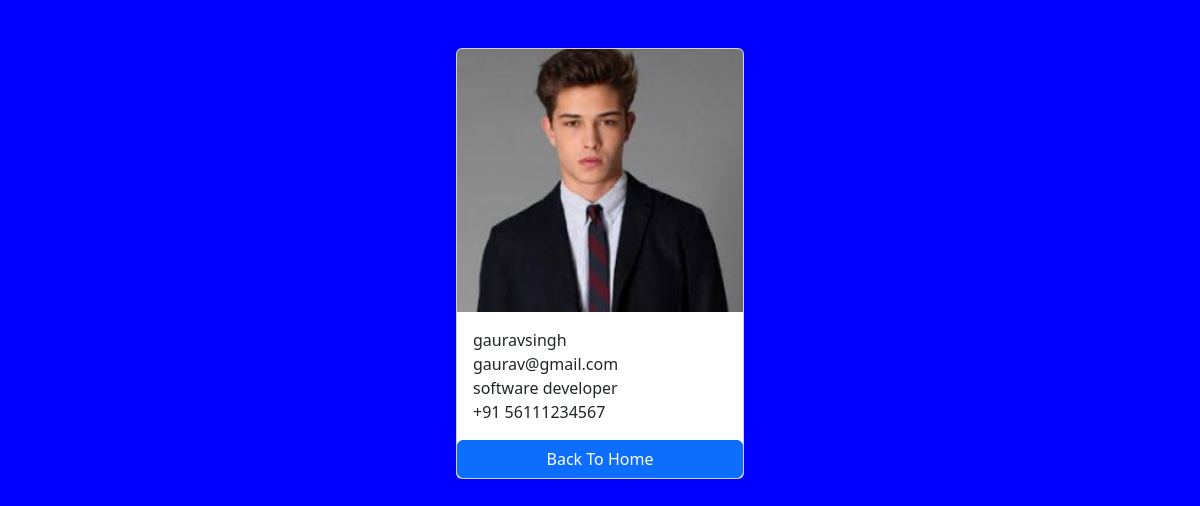
Screenshot of /employees/2/ with the database file from the repository.
### Employees/models.py (models this page shows, shortened)
class Employee(models.Model):
    first_name=models.CharField(max_length=100)
    last_name=models.CharField(max_length=100)
    photo=models.ImageField(upload_to='images/')
    designation=models.CharField(max_length=100)
    email_address=models.EmailField(max_length=100,unique=True)
    phone_number=models.CharField(max_length=100,blank=True)
    created_at=models.DateTimeField(auto_now_add=True)
    updated_at=models.DateTimeField(auto_now=True)

### Employees/views.py (the view)
# urls.py: path('<int:pk>/', views.employee_detail,name='employee_detail'),
def employee_detail(request,pk):
    employee=get_object_or_404(Employee,pk=pk)
    return render(request,'employee_detail.html',{'employee':employee})

### Employees/templates/employee_detail.html (shortened to what this page needs)
{% load static %}
<!DOCTYPE html>
<html lang="en">
<head>
    <link href="https://cdn.jsdelivr.net/npm/bootstrap@5.3.1/dist/css/bootstrap.min.css" rel="stylesheet">
    <link rel="stylesheet" href="{% static 'css/style.css' %}">
</head>
<body>
    <div class="container pt-5">
        <div class="card mx-auto" style="width: 18rem;">
        <img class="card-img-top" src= "{{ employee.photo.url }}" alt="Employee photo">
        <div class="card-body">
              <p class="card-text m-0">{{employee.first_name}}{{employee.last_name}}</p>
              <p class="card-text m-0">{{employee.email_address}}</p>
              <p class="card-text m-0">{{employee.designation}}</p>
              <p class="card-text m-0">{{employee.phone_number}}</p>
        </div>
        <a href="{% url 'home'%}" class="btn btn-primary">Back To Home</a>
        </div>
    </div>
</body>
</html>

### mysite/static/css/style.css (style rules this page uses)
body { background-color: blue; }

### rows the page displays
Employee: photo (picture), first_name "gaurav", last_name "singh", email_address "gaurav@gmail.com", designation "software developer", phone_number "+91 56111234567"
